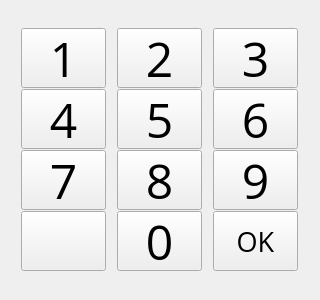
<?xml version="1.0" encoding="UTF-8"?>
<ui version="4.0">
 <class>NumpadWidget</class>
 <widget class="QWidget" name="NumpadWidget">
  <property name="geometry">
   <rect>
    <x>0</x>
    <y>0</y>
    <width>320</width>
    <height>300</height>
   </rect>
  </property>
  <property name="windowTitle">
   <string>Form</string>
  </property>
  <layout class="QVBoxLayout" name="verticalLayout">
   <item>
    <layout class="QGridLayout" name="gridLayout">
     <property name="sizeConstraint">
      <enum>QLayout::SetDefaultConstraint</enum>
     </property>
     <property name="spacing">
      <number>1</number>
     </property>
     <item row="0" column="0">
      <widget class="QPushButton" name="num1Button">
       <property name="minimumSize">
        <size>
         <width>85</width>
         <height>60</height>
        </size>
       </property>
       <property name="maximumSize">
        <size>
         <width>85</width>
         <height>60</height>
        </size>
       </property>
       <property name="font">
        <font>
         <family>Open Sans</family>
         <pointsize>36</pointsize>
        </font>
       </property>
       <property name="focusPolicy">
        <enum>Qt::NoFocus</enum>
       </property>
       <property name="text">
        <string>1</string>
       </property>
       <property name="iconSize">
        <size>
         <width>60</width>
         <height>60</height>
        </size>
       </property>
      </widget>
     </item>
     <item row="0" column="1">
      <widget class="QPushButton" name="num2Button">
       <property name="minimumSize">
        <size>
         <width>85</width>
         <height>60</height>
        </size>
       </property>
       <property name="maximumSize">
        <size>
         <width>85</width>
         <height>60</height>
        </size>
       </property>
       <property name="font">
        <font>
         <family>Open Sans</family>
         <pointsize>36</pointsize>
        </font>
       </property>
       <property name="focusPolicy">
        <enum>Qt::NoFocus</enum>
       </property>
       <property name="text">
        <string>2</string>
       </property>
       <property name="iconSize">
        <size>
         <width>60</width>
         <height>60</height>
        </size>
       </property>
      </widget>
     </item>
     <item row="0" column="2">
      <widget class="QPushButton" name="num3Button">
       <property name="minimumSize">
        <size>
         <width>85</width>
         <height>60</height>
        </size>
       </property>
       <property name="maximumSize">
        <size>
         <width>85</width>
         <height>60</height>
        </size>
       </property>
       <property name="font">
        <font>
         <family>Open Sans</family>
         <pointsize>36</pointsize>
        </font>
       </property>
       <property name="focusPolicy">
        <enum>Qt::NoFocus</enum>
       </property>
       <property name="text">
        <string>3</string>
       </property>
       <property name="iconSize">
        <size>
         <width>60</width>
         <height>60</height>
        </size>
       </property>
      </widget>
     </item>
     <item row="1" column="0">
      <widget class="QPushButton" name="num4Button">
       <property name="minimumSize">
        <size>
         <width>85</width>
         <height>60</height>
        </size>
       </property>
       <property name="maximumSize">
        <size>
         <width>85</width>
         <height>60</height>
        </size>
       </property>
       <property name="font">
        <font>
         <family>Open Sans</family>
         <pointsize>36</pointsize>
        </font>
       </property>
       <property name="focusPolicy">
        <enum>Qt::NoFocus</enum>
       </property>
       <property name="text">
        <string>4</string>
       </property>
       <property name="iconSize">
        <size>
         <width>60</width>
         <height>60</height>
        </size>
       </property>
      </widget>
     </item>
     <item row="1" column="1">
      <widget class="QPushButton" name="num5Button">
       <property name="minimumSize">
        <size>
         <width>85</width>
         <height>60</height>
        </size>
       </property>
       <property name="maximumSize">
        <size>
         <width>85</width>
         <height>60</height>
        </size>
       </property>
       <property name="font">
        <font>
         <family>Open Sans</family>
         <pointsize>36</pointsize>
        </font>
       </property>
       <property name="focusPolicy">
        <enum>Qt::NoFocus</enum>
       </property>
       <property name="text">
        <string>5</string>
       </property>
       <property name="iconSize">
        <size>
         <width>60</width>
         <height>60</height>
        </size>
       </property>
      </widget>
     </item>
     <item row="1" column="2">
      <widget class="QPushButton" name="num6Button">
       <property name="minimumSize">
        <size>
         <width>85</width>
         <height>60</height>
        </size>
       </property>
       <property name="maximumSize">
        <size>
         <width>85</width>
         <height>60</height>
        </size>
       </property>
       <property name="font">
        <font>
         <family>Open Sans</family>
         <pointsize>36</pointsize>
        </font>
       </property>
       <property name="focusPolicy">
        <enum>Qt::NoFocus</enum>
       </property>
       <property name="text">
        <string>6</string>
       </property>
       <property name="iconSize">
        <size>
         <width>60</width>
         <height>60</height>
        </size>
       </property>
      </widget>
     </item>
     <item row="2" column="0">
      <widget class="QPushButton" name="num7Button">
       <property name="minimumSize">
        <size>
         <width>85</width>
         <height>60</height>
        </size>
       </property>
       <property name="maximumSize">
        <size>
         <width>85</width>
         <height>60</height>
        </size>
       </property>
       <property name="font">
        <font>
         <family>Open Sans</family>
         <pointsize>36</pointsize>
        </font>
       </property>
       <property name="focusPolicy">
        <enum>Qt::NoFocus</enum>
       </property>
       <property name="text">
        <string>7</string>
       </property>
       <property name="iconSize">
        <size>
         <width>60</width>
         <height>60</height>
        </size>
       </property>
      </widget>
     </item>
     <item row="2" column="1">
      <widget class="QPushButton" name="num8Button">
       <property name="minimumSize">
        <size>
         <width>85</width>
         <height>60</height>
        </size>
       </property>
       <property name="maximumSize">
        <size>
         <width>85</width>
         <height>60</height>
        </size>
       </property>
       <property name="font">
        <font>
         <family>Open Sans</family>
         <pointsize>36</pointsize>
        </font>
       </property>
       <property name="focusPolicy">
        <enum>Qt::NoFocus</enum>
       </property>
       <property name="text">
        <string>8</string>
       </property>
       <property name="iconSize">
        <size>
         <width>60</width>
         <height>60</height>
        </size>
       </property>
      </widget>
     </item>
     <item row="2" column="2">
      <widget class="QPushButton" name="num9Button">
       <property name="minimumSize">
        <size>
         <width>85</width>
         <height>60</height>
        </size>
       </property>
       <property name="maximumSize">
        <size>
         <width>85</width>
         <height>60</height>
        </size>
       </property>
       <property name="font">
        <font>
         <family>Open Sans</family>
         <pointsize>36</pointsize>
        </font>
       </property>
       <property name="focusPolicy">
        <enum>Qt::NoFocus</enum>
       </property>
       <property name="text">
        <string>9</string>
       </property>
       <property name="iconSize">
        <size>
         <width>60</width>
         <height>60</height>
        </size>
       </property>
      </widget>
     </item>
     <item row="3" column="1">
      <widget class="QPushButton" name="num0Button">
       <property name="minimumSize">
        <size>
         <width>85</width>
         <height>60</height>
        </size>
       </property>
       <property name="maximumSize">
        <size>
         <width>85</width>
         <height>60</height>
        </size>
       </property>
       <property name="font">
        <font>
         <family>Open Sans</family>
         <pointsize>36</pointsize>
        </font>
       </property>
       <property name="focusPolicy">
        <enum>Qt::NoFocus</enum>
       </property>
       <property name="text">
        <string>0</string>
       </property>
       <property name="iconSize">
        <size>
         <width>60</width>
         <height>60</height>
        </size>
       </property>
      </widget>
     </item>
     <item row="3" column="0">
      <widget class="QPushButton" name="removeButton">
       <property name="minimumSize">
        <size>
         <width>85</width>
         <height>60</height>
        </size>
       </property>
       <property name="maximumSize">
        <size>
         <width>85</width>
         <height>60</height>
        </size>
       </property>
       <property name="font">
        <font>
         <family>Open Sans</family>
         <pointsize>20</pointsize>
        </font>
       </property>
       <property name="focusPolicy">
        <enum>Qt::NoFocus</enum>
       </property>
       <property name="text">
        <string/>
       </property>
       <property name="icon">
        <iconset resource="../../resource.qrc">
         <normaloff>:/res/icons/backspace.svg</normaloff>:/res/icons/backspace.svg</iconset>
       </property>
       <property name="iconSize">
        <size>
         <width>50</width>
         <height>50</height>
        </size>
       </property>
      </widget>
     </item>
     <item row="3" column="2">
      <widget class="QPushButton" name="okButton">
       <property name="sizePolicy">
        <sizepolicy hsizetype="Preferred" vsizetype="Preferred">
         <horstretch>0</horstretch>
         <verstretch>0</verstretch>
        </sizepolicy>
       </property>
       <property name="minimumSize">
        <size>
         <width>0</width>
         <height>0</height>
        </size>
       </property>
       <property name="maximumSize">
        <size>
         <width>16777215</width>
         <height>16777215</height>
        </size>
       </property>
       <property name="font">
        <font>
         <family>Open Sans</family>
         <pointsize>20</pointsize>
        </font>
       </property>
       <property name="focusPolicy">
        <enum>Qt::NoFocus</enum>
       </property>
       <property name="text">
        <string>OK</string>
       </property>
       <property name="iconSize">
        <size>
         <width>50</width>
         <height>50</height>
        </size>
       </property>
      </widget>
     </item>
    </layout>
   </item>
  </layout>
 </widget>
 <resources>
  <include location="../../resource.qrc"/>
 </resources>
 <connections/>
</ui>
